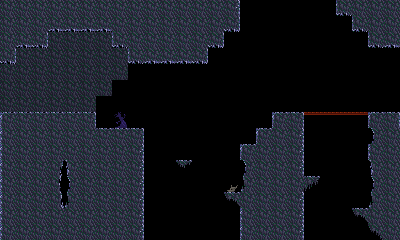

Tiled map render using the project's own tile images. Description and the whole map definition, tile-layer contents included, below:
An orthogonal 25x15 tile map with 16x16 px tiles, 2 tile layers (Tile Layer 1, Tile Layer 2) and 25 objects (23x tile, spider, door).

<map version="1.0" tiledversion="1.1.3" orientation="orthogonal" renderorder="right-down" width="25" height="15" tilewidth="16" tileheight="16" infinite="0" nextobjectid="31">
 <properties>
  <property name="next" value="mountain_1-10;544;80" />
 </properties>
 <tileset firstgid="1" name="tiles" tilewidth="16" tileheight="16" spacing="1" tilecount="330" columns="22">
  <image source="../../../graphics/game/tiles.png" width="374" height="255" />
 </tileset>
 <layer name="Tile Layer 1" width="25" height="15">
  <data encoding="csv">
323,323,323,323,323,323,323,323,322,322,322,322,322,322,259,0,0,0,0,0,0,279,323,323,323,
323,323,323,278,278,278,278,323,322,322,322,322,322,322,280,0,0,0,0,0,0,0,279,323,323,
323,278,280,0,0,0,0,279,322,322,322,322,322,280,0,0,0,0,0,0,0,0,0,279,278,
280,0,0,0,0,0,0,0,279,278,278,278,280,0,0,0,0,0,0,0,0,0,0,0,0,
0,0,0,0,0,0,0,0,0,0,0,0,0,0,0,0,0,0,0,0,0,0,0,0,0,
0,0,0,0,0,0,0,0,0,0,0,0,0,0,0,0,0,0,0,0,0,0,0,0,0,
0,0,0,0,0,0,0,0,0,0,0,0,0,0,0,0,0,0,0,0,0,0,0,0,0,
257,256,256,256,256,258,0,125,0,0,0,0,0,0,0,0,0,257,258,5,5,5,5,257,258,
281,323,323,323,323,323,256,256,258,0,0,0,0,0,0,0,257,323,259,0,0,0,0,284,323,
281,323,323,323,323,323,323,323,259,0,0,0,0,0,0,257,323,323,259,0,0,0,0,281,323,
281,323,323,263,262,323,323,323,259,0,0,300,0,0,0,284,323,323,259,0,0,0,0,262,323,
281,323,323,285,284,323,323,323,259,0,0,0,0,0,329,306,323,323,323,303,0,0,0,284,323,
281,323,323,307,306,323,323,323,259,0,0,0,0,0,301,323,323,323,259,0,0,0,0,306,323,
281,323,323,323,323,323,323,323,259,0,0,0,0,0,0,281,323,323,259,0,0,0,301,323,323,
281,323,323,323,323,323,323,323,259,0,0,0,0,0,0,281,323,323,259,0,0,0,0,324,323
</data>
 </layer>
 <layer name="Tile Layer 2" width="25" height="15">
  <data encoding="csv">
0,0,0,0,0,0,0,0,0,0,0,0,0,0,0,0,0,0,0,0,0,0,0,0,0,
0,0,0,0,0,0,0,0,0,0,0,0,0,0,0,0,0,0,0,0,0,0,0,0,0,
0,0,0,304,304,304,304,0,0,0,0,0,0,0,0,0,0,0,0,0,0,0,0,0,0,
0,304,304,304,304,304,304,304,0,0,0,0,0,0,0,0,0,0,0,0,0,0,0,0,0,
304,304,304,304,304,304,304,304,0,0,0,0,0,0,0,0,0,0,0,0,0,0,0,0,0,
304,304,304,304,304,304,304,0,0,0,0,0,0,0,0,0,0,0,0,0,0,0,0,0,0,
304,304,304,304,304,304,0,0,0,0,0,0,0,0,0,0,0,0,0,0,0,0,0,0,0,
0,0,0,0,0,0,0,0,0,0,0,0,0,0,0,0,0,0,0,0,0,0,0,0,0,
0,0,0,0,0,0,0,0,0,0,0,0,0,0,0,0,0,0,0,0,0,0,0,0,0,
0,0,0,0,0,0,0,0,0,0,0,0,0,0,0,0,0,0,0,0,0,0,0,0,0,
0,0,0,0,0,0,0,0,0,0,0,0,0,0,0,0,0,0,0,0,0,0,0,0,0,
0,0,0,0,0,0,0,0,0,0,0,0,0,0,0,0,0,0,0,0,0,0,0,0,0,
0,0,0,0,0,0,0,0,0,0,0,0,0,0,0,0,0,0,0,0,0,0,0,0,0,
0,0,0,0,0,0,0,0,0,0,0,0,0,0,0,0,0,0,0,0,0,0,0,0,0,
0,0,0,0,0,0,0,0,0,0,0,0,0,0,0,0,0,0,0,0,0,0,0,0,0
</data>
 </layer>
 <objectgroup name="topObjects">
  <object id="4" name="spider" x="304" y="96" width="16" height="16" />
  <object id="5" name="tile" x="336" y="0" width="64" height="16" />
  <object id="6" name="tile" x="352" y="16" width="48" height="16" />
  <object id="7" name="tile" x="368" y="32" width="32" height="16" />
  <object id="8" name="tile" x="368" y="112" width="32" height="96" />
  <object id="9" name="tile" x="368" y="224" width="32" height="16" />
  <object id="10" name="tile" x="352" y="208" width="48" height="16" />
  <object id="11" name="tile" x="272" y="112" width="32" height="128" />
  <object id="12" name="tile" x="256" y="128" width="16" height="16" />
  <object id="13" name="tile" x="240" y="144" width="32" height="16" />
  <object id="14" name="tile" x="240" y="160" width="32" height="16" />
  <object id="15" name="tile" x="240" y="176" width="32" height="16" />
  <object id="16" name="tile" x="224" y="192" width="48" height="16" />
  <object id="17" name="tile" x="240" y="208" width="32" height="32" />
  <object id="18" name="tile" x="176" y="160" width="16" height="8" />
  <object id="19" name="tile" x="96" y="128" width="48" height="112" />
  <object id="20" name="tile" x="0" y="112" width="96" height="128" />
  <object id="21" name="tile" x="0" y="0" width="240" height="32" />
  <object id="22" name="tile" x="112" y="32" width="112" height="16" />
  <object id="23" name="tile" x="128" y="48" width="80" height="16" />
  <object id="24" name="tile" x="0" y="32" width="48" height="16" />
  <object id="25" name="tile" x="0" y="48" width="16" height="16" />
  <object id="27" name="tile" x="304" y="176" width="16" height="16" />
  <object id="28" name="tile" x="304" y="112" width="64" height="3" />
  <object id="30" name="door" x="32" y="96" width="16" height="16">
   <properties>
    <property name="link" value="mountain_2-1;192;32" />
   </properties>
  </object>
 </objectgroup>
</map>
